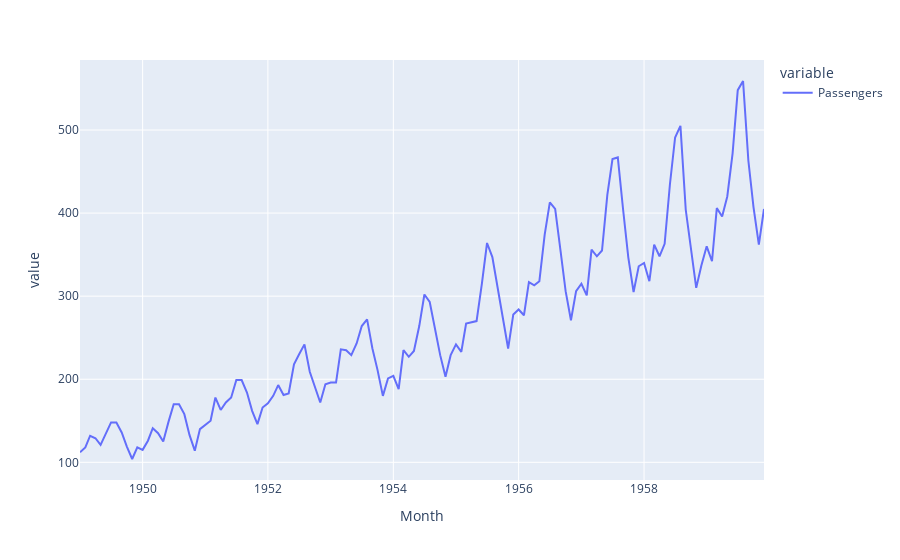

Source (notebook cell):
### Code cell
#将 air_df 的数据画图出来(plotly)
#澳洲空乘客流的变化情况
new_air_df.plot()

### Figure 1 — Plotly figure (JSON) as saved in the notebook; plotly's stock layout.template omitted (floating-point values rounded to 4 significant figures; data arrays with more than 128 entries replaced by an {"elided": "..."} marker saying what was removed)
{"data": [{"hovertemplate": "variable=Passengers<br>Month=%{x}<br>value=%{y}<extra></extra>", "legendgroup": "Passengers", "line": {"color": "#636efa", "dash": "solid"}, "mode": "lines", "name": "Passengers", "orientation": "v", "showlegend": true, "type": "scatter", "x": {"elided": "132 str values"}, "xaxis": "x", "y": {"elided": "132 int values"}, "yaxis": "y"}], "layout": {"legend": {"title": {"text": "variable"}, "tracegroupgap": 0}, "margin": {"t": 60}, "xaxis": {"anchor": "y", "domain": [0, 1], "title": {"text": "Month"}}, "yaxis": {"anchor": "x", "domain": [0, 1], "title": {"text": "value"}}}}
